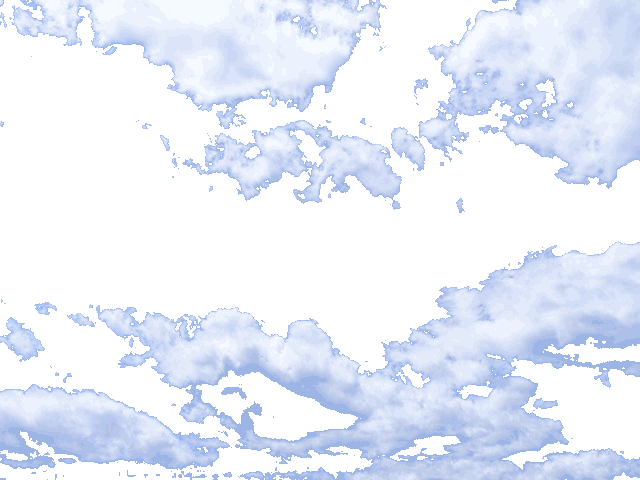
#> input picture cloud.png, 640 x 480 px, given in place of img.jpeg, which was not available
$ jupyter execute Major_Project.ipynb   (shell and % lines are left out)   (older library calls are emulated)   (text cells are left out)
#> lines starting #> are read from the running program, lines starting #| are printed output that depends on the picture; pictures that were not available may be replaced by others from this repository, and a replacement may not be noted
[cell 1]
import cv2
import numpy as np
from PIL import Image
import matplotlib.pyplot as plt
import math
from mpl_toolkits.mplot3d import Axes3D
from math import log10, sqrt
from skimage.measure import compare_ssim

[cell 2]
from Crypto.Cipher import AES
from google.colab import drive
drive.mount('/content/drive')

[cell 3]
original_img = cv2.imread('/content/drive/My Drive/Colab Notebooks/img.jpeg')
#> original_img is the input picture: shape (480, 640, 3); mean B, G, R 249.9, 237.7, 231.9


o_img = cv2.cvtColor(original_img, cv2.COLOR_BGR2RGB)
steg_img = o_img.copy()
s_img = cv2.cvtColor(o_img, cv2.COLOR_BGR2RGB)

cv2.imwrite('/content/drive/My Drive/Colab Notebooks/s_img.jpeg',s_img)

plt.imshow(o_img)

# -1 means unknown, it will be automatically calculated
vector_img = o_img.reshape((-1, 3))

[cell 4]
vector_img = np.float32(vector_img)
vector_img.shape
#> Out = (307200, 3)

[cell 5]
class Stage1:
	# [8 lines left out: function __init__, not called in this run]

class Stage2:
	count = 0
	# [9 lines left out: function __init__, not called in this run]

	def update(self,point):
		self.point = point
		self.centerPos.append(self.point)

	def addPoint(self,point):
		self.pointList.append(point)

	def removePoint(self,point):
		self.pointList.remove(point)


class Kmeans:
	# [157 lines left out: functions __init__, selectSeeds, seeds, getDistance, getCentroidInit, getCentroid and 6 more, not called in this run]


def makeRandomPoint(n, lower, upper):
    return numpy.random.normal(loc=upper, size=[lower, n])

[cell 6]
# criteria : It is the iteration termination criteria. When this criteria is satisfied, algorithm iteration stops.
criteria = (cv2.TERM_CRITERIA_EPS + cv2.TERM_CRITERIA_MAX_ITER, 100, 0.2)
K = 3
attempts = 1
ret, lable, center = cv2.kmeans(vector_img, K, None, criteria, attempts, cv2.KMEANS_PP_CENTERS)
#> ret = 40290287; center = [[181.9, 199.4, 237.4], [255.3, 255.5, 255.6], [222.7, 231.3, 249.2]]
#print(lable.shape)

[cell 7]
center = np.uint8(center)
#> center = [[181, 199, 237], [255, 255, 255], [222, 231, 249]]
#print(center)
res = center[lable.flatten()]
#print(res.shape)
res_image = res.reshape((o_img.shape))
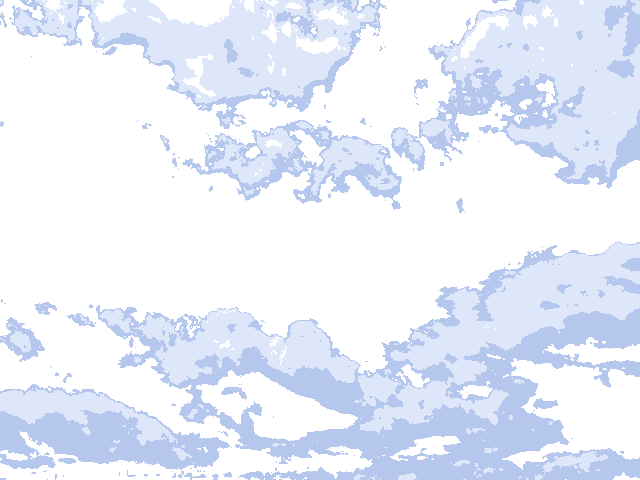
#> res_image: shape (480, 640, 3); mean R, G, B 231.8, 237.6, 249.8
plt.imshow(res_image)
clustered_img = Image.fromarray(res_image)
clustered_img.save('/content/drive/My Drive/Colab Notebooks/clustered_img.png')

[cell 8]
image_one_array = []
image_two_array = []
image_three_array = []
for i in range(0, len(lable)):
    if lable[i][0] == 0:
        image_one_array.append(vector_img[i])
    elif lable[i][0] == 1:
        image_two_array.append(vector_img[i])
    else:
        image_three_array.append(vector_img[i])
#> after the loop, image_one_array = 65332 items; image_three_array = 69710 items; image_two_array = 172158 items

len1 = len(image_one_array)
#> len1 = 65332
len2 = len(image_two_array)
#> len2 = 172158
len3 = len(image_three_array)
#> len3 = 69710

pad1 = math.ceil(math.sqrt(len1))**2 - len1
#> pad1 = 204
pad2 = math.ceil(math.sqrt(len2))**2 - len2
#> pad2 = 67
pad3 = math.ceil(math.sqrt(len3))**2 - len3
#> pad3 = 515

white = np.array([255.0, 255.0, 255.0], dtype=np.float32)

[cell 9]
for i in range(0, pad1):
    image_one_array.append(white)
#> after the loop, image_one_array = 65536 items

for i in range(0, pad2):
    image_two_array.append(white)
#> after the loop, image_two_array = 172225 items

for i in range(0, pad3):
    image_three_array.append(white)
#> after the loop, image_three_array = 70225 items

d1 = int(math.sqrt(len(image_one_array)))
#> d1 = 256
#print(len(image_one_array), d1)
d2 = int(math.sqrt(len(image_two_array)))
#> d2 = 415
#print(len(image_two_array), d2)
d3 = int(math.sqrt(len(image_three_array)))
#> d3 = 265
#print(len(image_three_array), d3)

cluster1 = np.uint8(np.array(image_one_array)).reshape((d1, d1, 3))
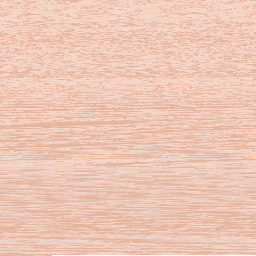
#> cluster1: shape (256, 256, 3); mean of channels 0, 1, 2 182.1, 199.5, 237.5; drawn as B, G, R
cluster2 = np.uint8(np.array(image_two_array)).reshape((d2, d2, 3))
cluster3 = np.uint8(np.array(image_three_array)).reshape(d3, d3, 3)
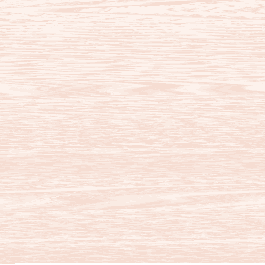
#> cluster3: shape (265, 265, 3); mean of channels 0, 1, 2 223, 231.5, 249.2; drawn as B, G, R

[cell 10]
plt.imshow(cluster1)
cluster1_img = Image.fromarray(cluster1)
cluster1_img.save('/content/drive/My Drive/Colab Notebooks/cluster1_img.png')

[cell 11]
plt.imshow(cluster2)
cluster2_img = Image.fromarray(cluster2)
cluster2_img.save('/content/drive/My Drive/Colab Notebooks/cluster2_img.png')

[cell 12]
plt.imshow(cluster3)
cluster3_img = Image.fromarray(cluster3)
cluster3_img.save('/content/drive/My Drive/Colab Notebooks/cluster3_img.png')

[cell 13]
# [11 lines left out: function messageToBinary, not called in this run]

[cell 14]
# Function to hide the secret message into the image

# [46 lines left out: function hideData, not called in this run]

[cell 15]
# [24 lines left out: function showData, not called in this run]

[cell 16]
# [7 lines left out: function psnr, not called in this run]

[cell 17]
# [8 lines left out: function ssim, not called in this run]

[cell 18]
def xor(s1, s2):
    return tuple(a^b for a,b in zip(s1, s2))

class AES1(object):
    class __metaclass__(type):
        # [4 lines left out: function __init__, not called in this run]

    Rcon = ( 0x8d, 0x01, 0x02, 0x04, 0x08, 0x10, 0x20, 0x40, 0x80, 0x1b, 0x36, 0x6c, 0xd8, 0xab, 0x4d, 0x9a )
    Sbox = (
            0x63, 0x7C, 0x77, 0x7B, 0xF2, 0x6B, 0x6F, 0xC5, 0x30, 0x01, 0x67, 0x2B, 0xFE, 0xD7, 0xAB, 0x76,
            0xCA, 0x82, 0xC9, 0x7D, 0xFA, 0x59, 0x47, 0xF0, 0xAD, 0xD4, 0xA2, 0xAF, 0x9C, 0xA4, 0x72, 0xC0,
            0xB7, 0xFD, 0x93, 0x26, 0x36, 0x3F, 0xF7, 0xCC, 0x34, 0xA5, 0xE5, 0xF1, 0x71, 0xD8, 0x31, 0x15,
            0x04, 0xC7, 0x23, 0xC3, 0x18, 0x96, 0x05, 0x9A, 0x07, 0x12, 0x80, 0xE2, 0xEB, 0x27, 0xB2, 0x75,
            0x09, 0x83, 0x2C, 0x1A, 0x1B, 0x6E, 0x5A, 0xA0, 0x52, 0x3B, 0xD6, 0xB3, 0x29, 0xE3, 0x2F, 0x84,
            0x53, 0xD1, 0x00, 0xED, 0x20, 0xFC, 0xB1, 0x5B, 0x6A, 0xCB, 0xBE, 0x39, 0x4A, 0x4C, 0x58, 0xCF,
            0xD0, 0xEF, 0xAA, 0xFB, 0x43, 0x4D, 0x33, 0x85, 0x45, 0xF9, 0x02, 0x7F, 0x50, 0x3C, 0x9F, 0xA8,
            0x51, 0xA3, 0x40, 0x8F, 0x92, 0x9D, 0x38, 0xF5, 0xBC, 0xB6, 0xDA, 0x21, 0x10, 0xFF, 0xF3, 0xD2,
            0xCD, 0x0C, 0x13, 0xEC, 0x5F, 0x97, 0x44, 0x17, 0xC4, 0xA7, 0x7E, 0x3D, 0x64, 0x5D, 0x19, 0x73,
            0x60, 0x81, 0x4F, 0xDC, 0x22, 0x2A, 0x90, 0x88, 0x46, 0xEE, 0xB8, 0x14, 0xDE, 0x5E, 0x0B, 0xDB,
            0xE0, 0x32, 0x3A, 0x0A, 0x49, 0x06, 0x24, 0x5C, 0xC2, 0xD3, 0xAC, 0x62, 0x91, 0x95, 0xE4, 0x79,
            0xE7, 0xC8, 0x37, 0x6D, 0x8D, 0xD5, 0x4E, 0xA9, 0x6C, 0x56, 0xF4, 0xEA, 0x65, 0x7A, 0xAE, 0x08,
            0xBA, 0x78, 0x25, 0x2E, 0x1C, 0xA6, 0xB4, 0xC6, 0xE8, 0xDD, 0x74, 0x1F, 0x4B, 0xBD, 0x8B, 0x8A,
            0x70, 0x3E, 0xB5, 0x66, 0x48, 0x03, 0xF6, 0x0E, 0x61, 0x35, 0x57, 0xB9, 0x86, 0xC1, 0x1D, 0x9E,
            0xE1, 0xF8, 0x98, 0x11, 0x69, 0xD9, 0x8E, 0x94, 0x9B, 0x1E, 0x87, 0xE9, 0xCE, 0x55, 0x28, 0xDF,
            0x8C, 0xA1, 0x89, 0x0D, 0xBF, 0xE6, 0x42, 0x68, 0x41, 0x99, 0x2D, 0x0F, 0xB0, 0x54, 0xBB, 0x16
            )
    Sbox_inv = (
            0x52, 0x09, 0x6A, 0xD5, 0x30, 0x36, 0xA5, 0x38, 0xBF, 0x40, 0xA3, 0x9E, 0x81, 0xF3, 0xD7, 0xFB,
            0x7C, 0xE3, 0x39, 0x82, 0x9B, 0x2F, 0xFF, 0x87, 0x34, 0x8E, 0x43, 0x44, 0xC4, 0xDE, 0xE9, 0xCB,
            0x54, 0x7B, 0x94, 0x32, 0xA6, 0xC2, 0x23, 0x3D, 0xEE, 0x4C, 0x95, 0x0B, 0x42, 0xFA, 0xC3, 0x4E,
            0x08, 0x2E, 0xA1, 0x66, 0x28, 0xD9, 0x24, 0xB2, 0x76, 0x5B, 0xA2, 0x49, 0x6D, 0x8B, 0xD1, 0x25,
            0x72, 0xF8, 0xF6, 0x64, 0x86, 0x68, 0x98, 0x16, 0xD4, 0xA4, 0x5C, 0xCC, 0x5D, 0x65, 0xB6, 0x92,
            0x6C, 0x70, 0x48, 0x50, 0xFD, 0xED, 0xB9, 0xDA, 0x5E, 0x15, 0x46, 0x57, 0xA7, 0x8D, 0x9D, 0x84,
            0x90, 0xD8, 0xAB, 0x00, 0x8C, 0xBC, 0xD3, 0x0A, 0xF7, 0xE4, 0x58, 0x05, 0xB8, 0xB3, 0x45, 0x06,
            0xD0, 0x2C, 0x1E, 0x8F, 0xCA, 0x3F, 0x0F, 0x02, 0xC1, 0xAF, 0xBD, 0x03, 0x01, 0x13, 0x8A, 0x6B,
            0x3A, 0x91, 0x11, 0x41, 0x4F, 0x67, 0xDC, 0xEA, 0x97, 0xF2, 0xCF, 0xCE, 0xF0, 0xB4, 0xE6, 0x73,
            0x96, 0xAC, 0x74, 0x22, 0xE7, 0xAD, 0x35, 0x85, 0xE2, 0xF9, 0x37, 0xE8, 0x1C, 0x75, 0xDF, 0x6E,
            0x47, 0xF1, 0x1A, 0x71, 0x1D, 0x29, 0xC5, 0x89, 0x6F, 0xB7, 0x62, 0x0E, 0xAA, 0x18, 0xBE, 0x1B,
            0xFC, 0x56, 0x3E, 0x4B, 0xC6, 0xD2, 0x79, 0x20, 0x9A, 0xDB, 0xC0, 0xFE, 0x78, 0xCD, 0x5A, 0xF4,
            0x1F, 0xDD, 0xA8, 0x33, 0x88, 0x07, 0xC7, 0x31, 0xB1, 0x12, 0x10, 0x59, 0x27, 0x80, 0xEC, 0x5F,
            0x60, 0x51, 0x7F, 0xA9, 0x19, 0xB5, 0x4A, 0x0D, 0x2D, 0xE5, 0x7A, 0x9F, 0x93, 0xC9, 0x9C, 0xEF,
            0xA0, 0xE0, 0x3B, 0x4D, 0xAE, 0x2A, 0xF5, 0xB0, 0xC8, 0xEB, 0xBB, 0x3C, 0x83, 0x53, 0x99, 0x61,
            0x17, 0x2B, 0x04, 0x7E, 0xBA, 0x77, 0xD6, 0x26, 0xE1, 0x69, 0x14, 0x63, 0x55, 0x21, 0x0C, 0x7D
            )

    @staticmethod
    def rot_word(word):
        return word[1:] + word[:1]
    key = 0


    # [11 lines left out: function key_schedule, not called in this run]

    def add_round_key(self, rkey):
        for i, b in enumerate(rkey):
            self.state[i] ^= b

    def sub_bytes(self):
        for i, b in enumerate(self.state):
            self.state[i] = AES.Sbox[b]

    def inv_sub_bytes(self):
        for i, b in enumerate(self.state):
            self.state[i] = AES.Sbox_inv[b]

    # [5 lines left out: function shift_rows, not called in this run]

[cell 19]
def sub_word(word):
        return (AES.Sbox[b] for b in word)

[cell 20]
# [63 lines left out: function text, not called in this run]

[cell 21]
# [49 lines left out: function imge, not called in this run]

[cell 22]
print(" Original Image:  ")
plt.imshow(o_img)

[cell 23]
choice=int(input("Enter 1 for text data, 2 for image data:"))
#> the answer given: 1
